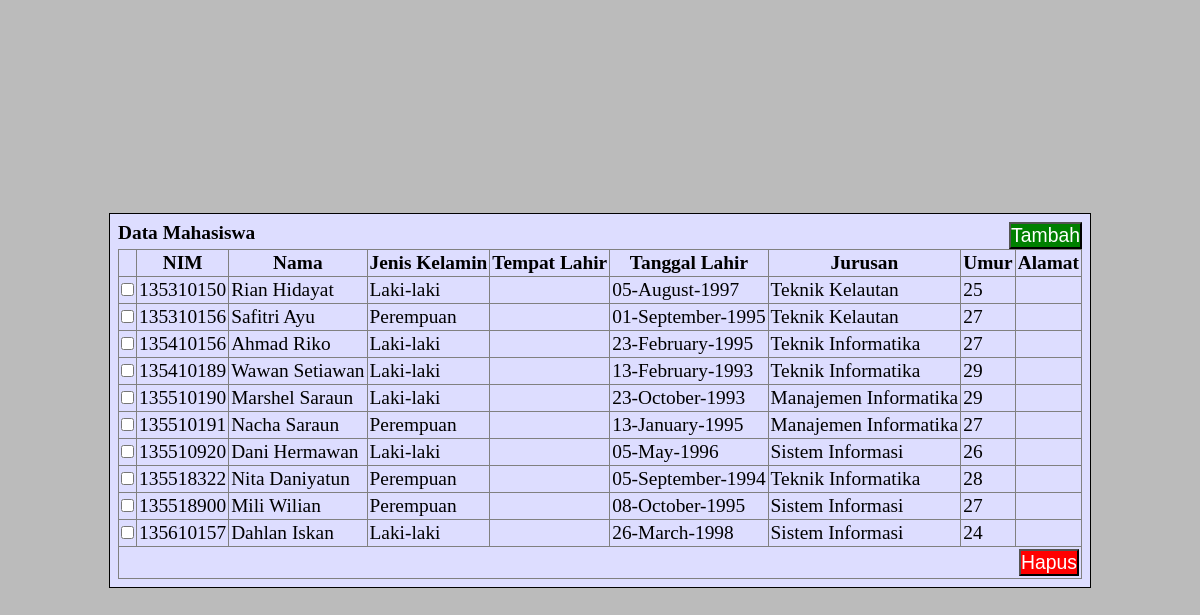
/4/index.php, run on the app's committed database.
### tables this page shows
CREATE TABLE IF NOT EXISTS `mahasiswa` (
  `nim` char(10) NOT NULL,
  `nama` varchar(50) NOT NULL,
  `jk` char(1) NOT NULL,
  `tpt_lhr` varchar(50) NOT NULL,
  `tgl_lhr` date NOT NULL,
  `jurusan` char(2) NOT NULL,
  `umur` int(11) NOT NULL,
  `alamat` text NOT NULL
);

### 4/index.php (the view, shortened to what this page needs)
<?php
$conn = mysqli_connect('localhost','root','','psibwl');
$rows = mysqli_query($conn, "SELECT * FROM mahasiswa");
$mhs = [];
for($i=0;$i<mysqli_num_rows($rows);$i++){
	$mhs[] = mysqli_fetch_assoc($rows);
}
$jur = [
	'TK' => 'Teknik Kelautan',
	'SI' => 'Sistem Informasi',
	'TI' => 'Teknik Informatika',
	'MI' => 'Manajemen Informatika'
];
?>
<!DOCTYPE html>
<html>
<head>
</head>
<body>
	<div>
		<div class="d-flex space-between">
			<h3 class="text-center">Data Mahasiswa</h3>
			<button type="submit" style="--bg: green" onclick="window.location = 'tambah.php'">Tambah</button>
		</div>
		<form method="post">
			<table border="">
				<thead>
					<tr>
						<th></th>
						<th>NIM</th>
						<th>Nama</th>
						<th>Jenis Kelamin</th>
						<th>Tempat Lahir</th>
						<th>Tanggal Lahir</th>
						<th>Jurusan</th>
						<th>Umur</th>
						<th>Alamat</th>
					</tr>
				</thead>
				<tbody>
					<?php $i = 0; foreach($mhs as $m):
						$tgl_lhr = $m['tgl_lhr'];
						[$y, $mm, $d] = explode('-',$tgl_lhr);
						$tgl_lhr = date('d-F-Y',mktime(0,0,0,$mm,$d,$y));
						$umur = date('Y',mktime()) - $y; ?>
						<tr>
							<td><input type="checkbox" name="data_<?= $i++ ?>" value="nim-<?= $m['nim'] ?>" /></td>
							<td><?= $m['nim'] ?></td>
							<td><?= $m['nama'] ?></td>
							<td><?= $m['jk'] == 1 ? 'Laki-laki' : 'Perempuan' ?></td>
							<td><?= $m['tpt_lhr'] ?></td>
							<td><?= $tgl_lhr ?></td>
							<td><?= $jur[$m['jurusan']] ?></td>
							<td><?= $umur ?></td>
							<td><?= $m['alamat'] ?></td>
						</tr>
					<?php endforeach ?>
				</tbody>
				<tfoot>
					<tr>
						<td colspan="9"><button type="submit" name="delete" style="float: right; --bg: red">Hapus</button></td>
					</tr>
				</tfoot>
			</table>
		</form>
	</div>
</body>
</html>

### 4/index.php (style rules this page uses)
* { margin: 0; padding: 0; font-size: 1.1rem; }
body { height: 100vh; background: #bbb; display: flex; flex-direction: column; justify-content: center; align-items: center; }
table { border-collapse: collapse }
table th, table td { padding: 2px; }
body > div { border: 1px solid; background: #ddf; padding: 8px; }
div form { display: flex; flex-direction: column; justify-content: center; align-items: center; }
.d-flex { display: flex }
.space-between { justify-content: space-between }
.text-center { text-align: center }
button[type=submit] { background: var(--bg); color: white; cursor: pointer; }

### data on the page
mahasiswa: nim "135310150", nama "Rian Hidayat", jk "Laki-laki", tgl_lhr "05-August-1997", jurusan "Teknik Kelautan", umur "25"
mahasiswa: nim "135310156", nama "Safitri Ayu", jk "Perempuan", tgl_lhr "01-September-1995", jurusan "Teknik Kelautan", umur "27"
mahasiswa: nim "135410156", nama "Ahmad Riko", jk "Laki-laki", tgl_lhr "23-February-1995", jurusan "Teknik Informatika", umur "27"
mahasiswa: nim "135410189", nama "Wawan Setiawan", jk "Laki-laki", tgl_lhr "13-February-1993", jurusan "Teknik Informatika", umur "29"
mahasiswa: nim "135510190", nama "Marshel Saraun", jk "Laki-laki", tgl_lhr "23-October-1993", jurusan "Manajemen Informatika", umur "29"
mahasiswa: nim "135510191", nama "Nacha Saraun", jk "Perempuan", tgl_lhr "13-January-1995", jurusan "Manajemen Informatika", umur "27"
mahasiswa: nim "135510920", nama "Dani Hermawan", jk "Laki-laki", tgl_lhr "05-May-1996", jurusan "Sistem Informasi", umur "26"
mahasiswa: nim "135518322", nama "Nita Daniyatun", jk "Perempuan", tgl_lhr "05-September-1994", jurusan "Teknik Informatika", umur "28"
mahasiswa: nim "135518900", nama "Mili Wilian", jk "Perempuan", tgl_lhr "08-October-1995", jurusan "Sistem Informasi", umur "27"
mahasiswa: nim "135610157", nama "Dahlan Iskan", jk "Laki-laki", tgl_lhr "26-March-1998", jurusan "Sistem Informasi", umur "24"
